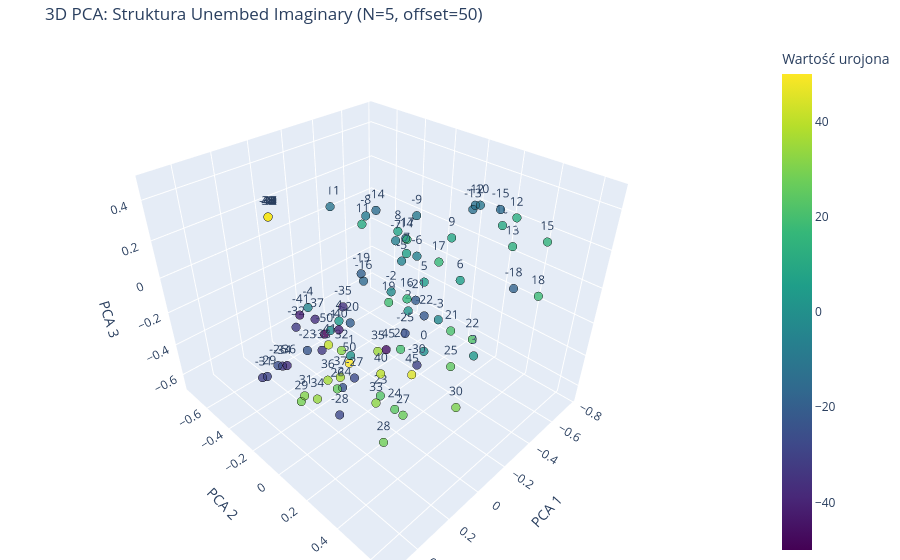

Notebook code for this chart:
### Code cell
plot_output_im_pca_3d_plotly(model, N=5)
